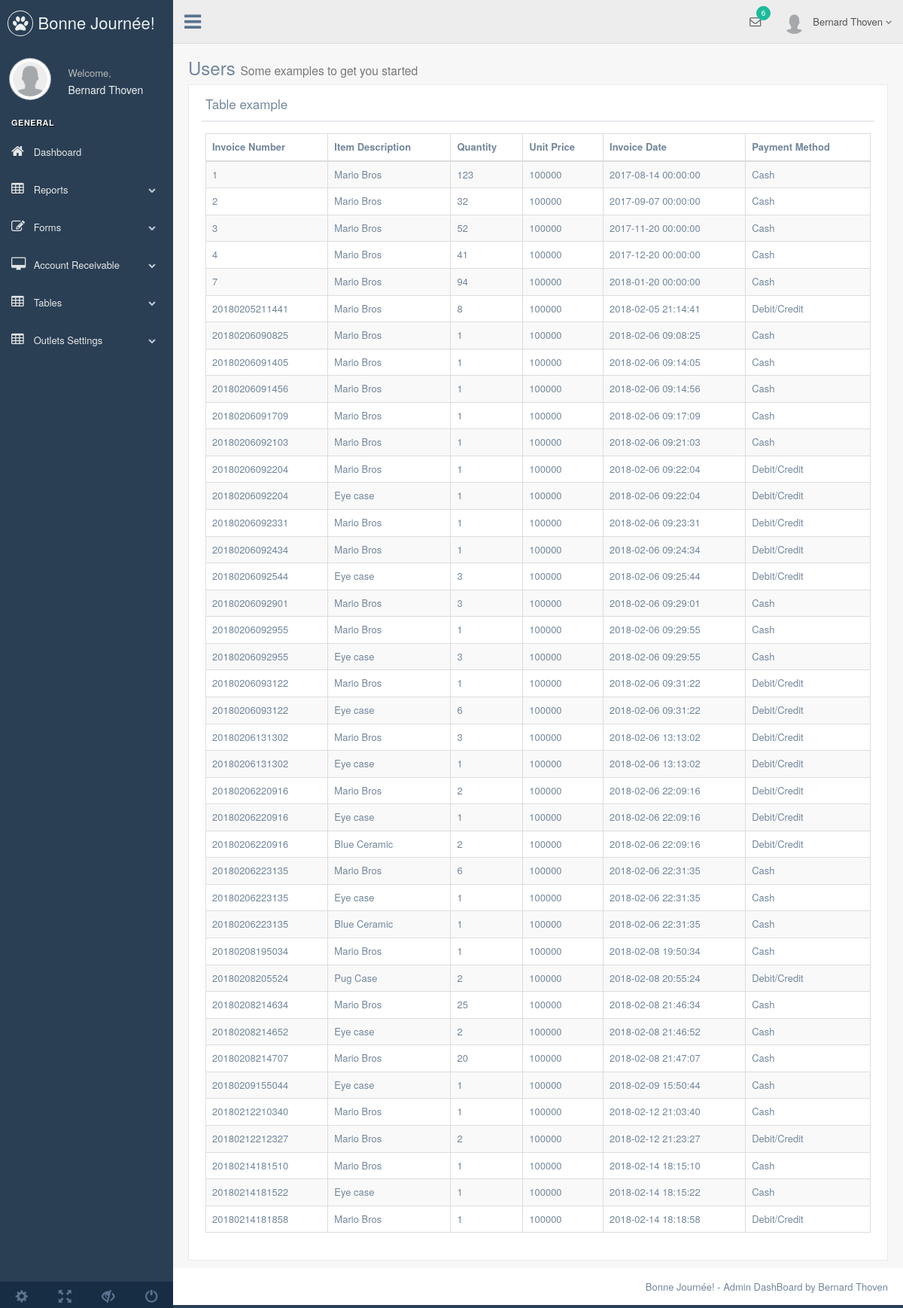
/production/tables_invoice.php, run on the app's committed database.
### tables this page shows
CREATE TABLE `invoice` (
  `description` varchar(255) NOT NULL,
  `unit_price` int(11) NOT NULL,
  `qty` int(11) NOT NULL,
  `date` datetime NOT NULL,
  `invoice_line_id` int(11) NOT NULL,
  `invoice_id` varchar(15) NOT NULL,
  `month` varchar(20) NOT NULL,
  `payment_method` varchar(255) DEFAULT NULL
);

### production/tables_invoice.php (the view, shortened to what this page needs)
<?php
include("controller/doconnect.php");
?>
<!DOCTYPE html>
<html lang="en">
  <head>
    <link href="../vendors/bootstrap/dist/css/bootstrap.min.css" rel="stylesheet">
    <link href="../vendors/font-awesome/css/font-awesome.min.css" rel="stylesheet">
    <link href="../vendors/nprogress/nprogress.css" rel="stylesheet">
    <link href="../vendors/iCheck/skins/flat/green.css" rel="stylesheet">
    <link href="../vendors/datatables.net-bs/css/dataTables.bootstrap.min.css" rel="stylesheet">
    <link href="../vendors/datatables.net-buttons-bs/css/buttons.bootstrap.min.css" rel="stylesheet">
    <link href="../vendors/datatables.net-fixedheader-bs/css/fixedHeader.bootstrap.min.css" rel="stylesheet">
    <link href="../vendors/datatables.net-responsive-bs/css/responsive.bootstrap.min.css" rel="stylesheet">
    <link href="../vendors/datatables.net-scroller-bs/css/scroller.bootstrap.min.css" rel="stylesheet">
    <link href="../vendors/bootstrap-progressbar/css/bootstrap-progressbar-3.3.4.min.css" rel="stylesheet">
    <link href="../vendors/jqvmap/dist/jqvmap.min.css" rel="stylesheet"/>
    <link href="../vendors/bootstrap-daterangepicker/daterangepicker.css" rel="stylesheet">
    <link href="../vendors/malihu-custom-scrollbar-plugin/jquery.mCustomScrollbar.min.css" rel="stylesheet"/>
    <link href="../build/css/custom.min.css" rel="stylesheet">
  </head>
  <body class="nav-md">
    <div class="container body">
      <div class="main_container">
        <div class="col-md-3 left_col menu_fixed">
          <div class="left_col scroll-view">
            <div class="navbar nav_title" style="border: 0;">
              <a href="index.html" class="site_title"><i class="fa fa-paw"></i> <span>Bonne Journée!</span></a>
            </div>
            <div class="profile clearfix">
              <div class="profile_pic">
                <img src="images/user.png" alt="..." class="img-circle profile_img">
              </div>
              <div class="profile_info">
                <span>Welcome,</span>
                <h2>Bernard Thoven</h2>
              </div>
            </div>
            <br />
            <div id="sidebar-menu" class="main_menu_side hidden-print main_menu">
              <div class="menu_section">
                <h3>General</h3>
                <ul class="nav side-menu">
                  <li><a href="index.php"><i class="fa fa-home"></i> Dashboard </a>
                  </li>
                  <li><a><i class="fa fa-table"></i> Reports <span class="fa fa-chevron-down"></span></a>
                  </li>
                  <li><a><i class="fa fa-edit"></i> Forms <span class="fa fa-chevron-down"></span></a>
                  </li>
                  <li><a><i class="fa fa-desktop"></i> Account Receivable <span class="fa fa-chevron-down"></span></a>
                  </li>
                  <li><a><i class="fa fa-table"></i> Tables <span class="fa fa-chevron-down"></span></a>
                  </li>
                  <li><a><i class="fa fa-table"></i> Outlets Settings <span class="fa fa-chevron-down"></span></a>
                  </li>
                </ul>
              </div>
            </div>
            <div class="sidebar-footer hidden-small">
              <a data-toggle="tooltip" data-placement="top" title="Settings">
                <span class="glyphicon glyphicon-cog" aria-hidden="true"></span>
              </a>
              <a data-toggle="tooltip" data-placement="top" title="FullScreen">
                <span class="glyphicon glyphicon-fullscreen" aria-hidden="true"></span>
              </a>
              <a data-toggle="tooltip" data-placement="top" title="Lock">
                <span class="glyphicon glyphicon-eye-close" aria-hidden="true"></span>
              </a>
              <a data-toggle="tooltip" data-placement="top" title="Logout" href="login.html">
                <span class="glyphicon glyphicon-off" aria-hidden="true"></span>
              </a>
            </div>
          </div>
        </div>
        <div class="top_nav">
          <div class="nav_menu">
            <nav>
              <div class="nav toggle">
                <a id="menu_toggle"><i class="fa fa-bars"></i></a>
              </div>
              <ul class="nav navbar-nav navbar-right">
                <li class="">
                  <a href="javascript:;" class="user-profile dropdown-toggle" data-toggle="dropdown" aria-expanded="false">
                    <img src="images/user.png" alt="">Bernard Thoven
                    <span class=" fa fa-angle-down"></span>
                  </a>
                </li>
                <li role="presentation" class="dropdown">
                  <a href="javascript:;" class="dropdown-toggle info-number" data-toggle="dropdown" aria-expanded="false">
                    <i class="fa fa-envelope-o"></i>
                    <span class="badge bg-green">6</span>
                  </a>
                </li>
              </ul>
            </nav>
          </div>
        </div>
        <div class="right_col" role="main">
          <div class="">
            <div class="page-title">
              <div class="title_left">
                <h3>Users <small>Some examples to get you started</small></h3>
              </div>
            </div>
            <div class="clearfix"></div>
            <div class="row">
              <div class="col-md-12 col-sm-12 col-xs-12">
                <div class="x_panel">
                  <div class="x_title">
                    <h2>Table example<small>Sub-Title</small></h2>
                    <div class="clearfix"></div>
                  </div>
                  <div class="x_content">
                    <table id="datatable-responsive" class="table table-striped table-bordered dt-responsive nowrap" cellspacing="0" width="100%">
                      <thead>
                        <tr>
                          <th>Invoice Number</th>
                          <th>Item Description</th>
                          <th>Quantity</th>
                          <th>Unit Price</th>
                          <th>Invoice Date</th>
                          <th>Payment Method</th>
                        </tr>
                      </thead>
                      <tbody>
                        <?php
                            $sql = "SELECT * FROM invoice";
                            $result = $conn->query($sql);
                            while($row = $result->fetch_assoc()) {
                        ?>
                        <tr>
                          <td><?php echo $row["invoice_id"]?></td>
                          <td><?php echo $row["description"]?></td>
                          <td><?php echo $row["qty"]?></td>
                          <td><?php echo $row["unit_price"]?></td>
                          <td><?php echo $row["date"]?></td>
                          <td><?php echo $row["payment_method"]?></td>
                        </tr>
                        <?php
                        }
                        ?>
                      </tbody>
                    </table>
                  </div>
                </div>
              </div>
            </div>
          </div>
        </div>
        <footer>
          <div class="pull-right">
            Bonne Journée! - Admin DashBoard by Bernard Thoven
          </div>
          <div class="clearfix"></div>
        </footer>
      </div>
    </div>
  </body>
</html>

### data on the page
invoice: invoice "1", description "Mario Bros", qty "123", unit_price "100000", date "2017-08-14 00:00:00", payment_method "Cash"
invoice: invoice "2", description "Mario Bros", qty "32", unit_price "100000", date "2017-09-07 00:00:00", payment_method "Cash"
invoice: invoice "3", description "Mario Bros", qty "52", unit_price "100000", date "2017-11-20 00:00:00", payment_method "Cash"
invoice: invoice "4", description "Mario Bros", qty "41", unit_price "100000", date "2017-12-20 00:00:00", payment_method "Cash"
invoice: invoice "7", description "Mario Bros", qty "94", unit_price "100000", date "2018-01-20 00:00:00", payment_method "Cash"
invoice: invoice "20180205211441", description "Mario Bros", qty "8", unit_price "100000", date "2018-02-05 21:14:41", payment_method "Debit/Credit"
invoice: invoice "20180206090825", description "Mario Bros", qty "1", unit_price "100000", date "2018-02-06 09:08:25", payment_method "Cash"
invoice: invoice "20180206091405", description "Mario Bros", qty "1", unit_price "100000", date "2018-02-06 09:14:05", payment_method "Cash"
invoice: invoice "20180206091456", description "Mario Bros", qty "1", unit_price "100000", date "2018-02-06 09:14:56", payment_method "Cash"
invoice: invoice "20180206091709", description "Mario Bros", qty "1", unit_price "100000", date "2018-02-06 09:17:09", payment_method "Cash"
invoice: invoice "20180206092103", description "Mario Bros", qty "1", unit_price "100000", date "2018-02-06 09:21:03", payment_method "Cash"
invoice: invoice "20180206092204", description "Mario Bros", qty "1", unit_price "100000", date "2018-02-06 09:22:04", payment_method "Debit/Credit"
invoice: invoice "20180206092204", description "Eye case", qty "1", unit_price "100000", date "2018-02-06 09:22:04", payment_method "Debit/Credit"
invoice: invoice "20180206092331", description "Mario Bros", qty "1", unit_price "100000", date "2018-02-06 09:23:31", payment_method "Debit/Credit"
invoice: invoice "20180206092434", description "Mario Bros", qty "1", unit_price "100000", date "2018-02-06 09:24:34", payment_method "Debit/Credit"
invoice: invoice "20180206092544", description "Eye case", qty "3", unit_price "100000", date "2018-02-06 09:25:44", payment_method "Debit/Credit"
invoice: invoice "20180206092901", description "Mario Bros", qty "3", unit_price "100000", date "2018-02-06 09:29:01", payment_method "Cash"
invoice: invoice "20180206092955", description "Mario Bros", qty "1", unit_price "100000", date "2018-02-06 09:29:55", payment_method "Cash"
invoice: invoice "20180206092955", description "Eye case", qty "3", unit_price "100000", date "2018-02-06 09:29:55", payment_method "Cash"
invoice: invoice "20180206093122", description "Mario Bros", qty "1", unit_price "100000", date "2018-02-06 09:31:22", payment_method "Debit/Credit"
invoice: invoice "20180206093122", description "Eye case", qty "6", unit_price "100000", date "2018-02-06 09:31:22", payment_method "Debit/Credit"
invoice: invoice "20180206131302", description "Mario Bros", qty "3", unit_price "100000", date "2018-02-06 13:13:02", payment_method "Debit/Credit"
invoice: invoice "20180206131302", description "Eye case", qty "1", unit_price "100000", date "2018-02-06 13:13:02", payment_method "Debit/Credit"
invoice: invoice "20180206220916", description "Mario Bros", qty "2", unit_price "100000", date "2018-02-06 22:09:16", payment_method "Debit/Credit"
invoice: invoice "20180206220916", description "Eye case", qty "1", unit_price "100000", date "2018-02-06 22:09:16", payment_method "Debit/Credit"
invoice: invoice "20180206220916", description "Blue Ceramic", qty "2", unit_price "100000", date "2018-02-06 22:09:16", payment_method "Debit/Credit"
invoice: invoice "20180206223135", description "Mario Bros", qty "6", unit_price "100000", date "2018-02-06 22:31:35", payment_method "Cash"
invoice: invoice "20180206223135", description "Eye case", qty "1", unit_price "100000", date "2018-02-06 22:31:35", payment_method "Cash"
invoice: invoice "20180206223135", description "Blue Ceramic", qty "1", unit_price "100000", date "2018-02-06 22:31:35", payment_method "Cash"
invoice: invoice "20180208195034", description "Mario Bros", qty "1", unit_price "100000", date "2018-02-08 19:50:34", payment_method "Cash"
invoice: invoice "20180208205524", description "Pug Case", qty "2", unit_price "100000", date "2018-02-08 20:55:24", payment_method "Debit/Credit"
invoice: invoice "20180208214634", description "Mario Bros", qty "25", unit_price "100000", date "2018-02-08 21:46:34", payment_method "Cash"
invoice: invoice "20180208214652", description "Eye case", qty "2", unit_price "100000", date "2018-02-08 21:46:52", payment_method "Cash"
invoice: invoice "20180208214707", description "Mario Bros", qty "20", unit_price "100000", date "2018-02-08 21:47:07", payment_method "Cash"
invoice: invoice "20180209155044", description "Eye case", qty "1", unit_price "100000", date "2018-02-09 15:50:44", payment_method "Cash"
invoice: invoice "20180212210340", description "Mario Bros", qty "1", unit_price "100000", date "2018-02-12 21:03:40", payment_method "Cash"
invoice: invoice "20180212212327", description "Mario Bros", qty "2", unit_price "100000", date "2018-02-12 21:23:27", payment_method "Debit/Credit"
invoice: invoice "20180214181510", description "Mario Bros", qty "1", unit_price "100000", date "2018-02-14 18:15:10", payment_method "Cash"
invoice: invoice "20180214181522", description "Eye case", qty "1", unit_price "100000", date "2018-02-14 18:15:22", payment_method "Cash"
invoice: invoice "20180214181858", description "Mario Bros", qty "1", unit_price "100000", date "2018-02-14 18:18:58", payment_method "Debit/Credit"
